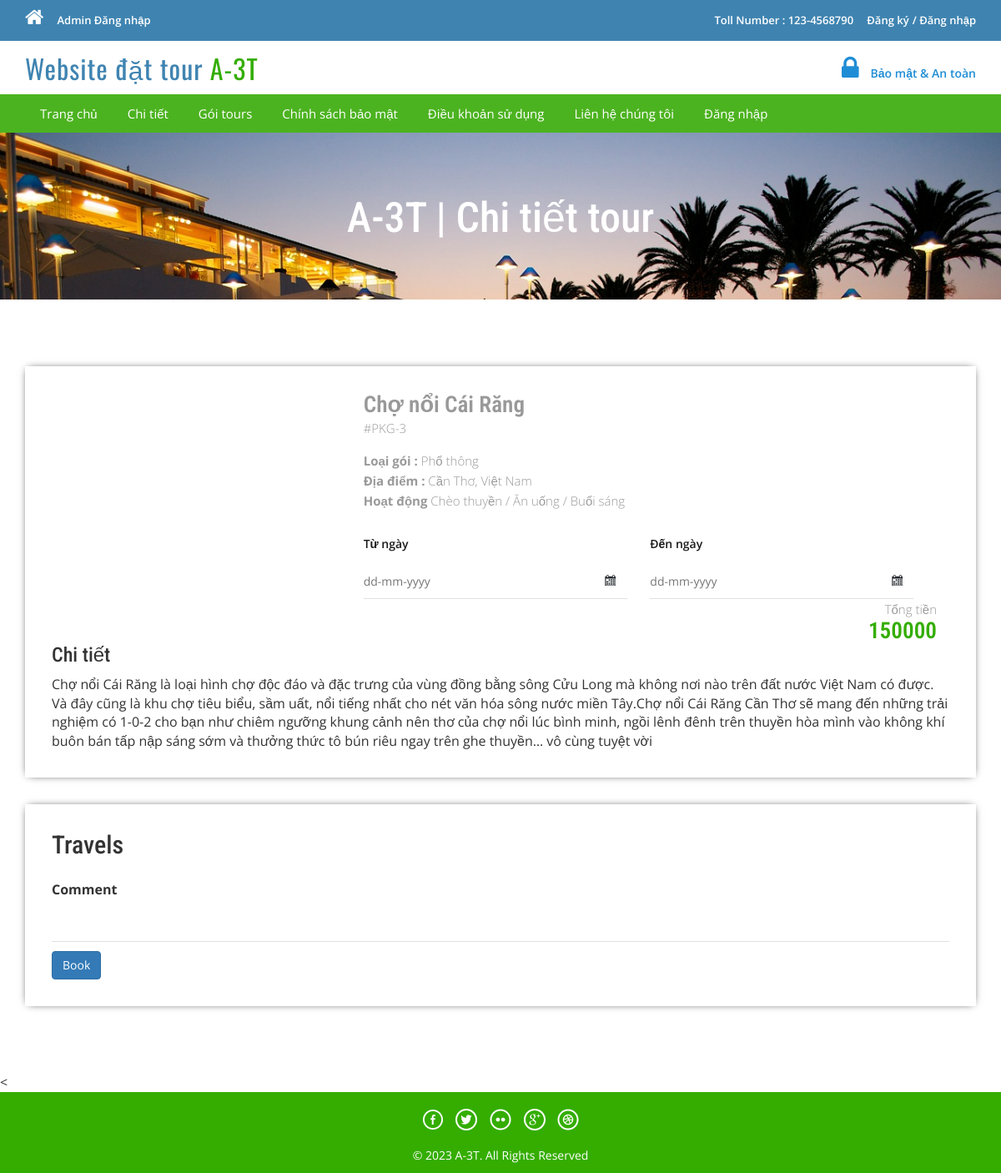
The page /package-details.php?pkgid=3 on the database its author committed.
### tables this page shows
CREATE TABLE `tbltourpackages` (
  `PackageId` int(11) NOT NULL,
  `PackageName` varchar(200) NOT NULL,
  `PackageType` varchar(150) NOT NULL,
  `PackageLocation` varchar(100) NOT NULL,
  `PackagePrice` int(11) NOT NULL,
  `PackageFetures` varchar(255) NOT NULL,
  `PackageDetails` mediumtext NOT NULL,
  `PackageImage` varchar(100) NOT NULL,
  `Creationdate` timestamp NOT NULL DEFAULT current_timestamp(),
  `UpdationDate` timestamp NULL DEFAULT NULL ON UPDATE current_timestamp()
);

### package-details.php (the view, shortened to what this page needs)
<?php
include('includes/config.php');
?>
<!DOCTYPE HTML>
<html>
<head>
<link href="css/bootstrap.css" rel='stylesheet' type='text/css' />
<link href="css/style.css" rel='stylesheet' type='text/css' />
<link href="css/font-awesome.css" rel="stylesheet">
<link href="css/animate.css" rel="stylesheet" type="text/css" media="all">
<link rel="stylesheet" href="css/jquery-ui.css" />
</head>
<body>
<?php include('includes/header.php');?>
<div class="banner-3">
	<div class="container">
		<h1 class="wow zoomIn animated animated" data-wow-delay=".5s" style="visibility: visible; animation-delay: 0.5s; animation-name: zoomIn;"> A-3T  | Chi tiết tour</h1>
	</div>
</div>
<div class="selectroom">
	<div class="container">
<?php
$pid=intval($_GET['pkgid']);
$sql = "SELECT * from tbltourpackages where PackageId=:pid";
$query = $dbh->prepare($sql);
$query -> bindParam(':pid', $pid, PDO::PARAM_STR);
$query->execute();
$results=$query->fetchAll(PDO::FETCH_OBJ);
if($query->rowCount() > 0)
{
foreach($results as $result)
{	?>
<form name="book" method="post">
		<div class="selectroom_top">
			<div class="col-md-4 selectroom_left wow fadeInLeft animated" data-wow-delay=".5s">
			</div>
			<div class="col-md-8 selectroom_right wow fadeInRight animated" data-wow-delay=".5s">
				<h2><?php echo htmlentities($result->PackageName);?></h2>
				<p class="dow">#PKG-<?php echo htmlentities($result->PackageId);?></p>
				<p><b>Loại gói :</b> <?php echo htmlentities($result->PackageType);?></p>
				<p><b>Địa điểm :</b> <?php echo htmlentities($result->PackageLocation);?></p>
					<p><b>Hoạt động</b> <?php echo htmlentities($result->PackageFetures);?></p>
					<div class="ban-bottom">
				<div class="bnr-right">
				<label class="inputLabel">Từ ngày</label>
				<input class="date" id="datepicker" type="text" placeholder="dd-mm-yyyy"  name="fromdate" required="">
			</div>
			<div class="bnr-right">
				<label class="inputLabel">Đến ngày</label>
				<input class="date" id="datepicker1" type="text" placeholder="dd-mm-yyyy" name="todate" required="">
			</div>
			</div>
				<div class="grand">
					<p>Tổng tiền</p>
					<h3><?php echo htmlentities($result->PackagePrice);?></h3>
				</div>
			</div>
		<h3>Chi tiết</h3>
				<p style="padding-top: 1%"><?php echo htmlentities($result->PackageDetails);?> </p>
		</div>
		<div class="selectroom_top">
			<h2>Travels</h2>
			<div class="selectroom-info animated wow fadeInUp animated" data-wow-duration="1200ms" data-wow-delay="500ms" style="visibility: visible; animation-duration: 1200ms; animation-delay: 500ms; animation-name: fadeInUp; margin-top: -70px">
				<ul>
					<li class="spe">
						<label class="inputLabel">Comment</label>
						<input class="special" type="text" name="comment" required="">
					</li>
					<?php if($_SESSION['login'])
					{?>
						<li class="spe" align="center">
					<button type="submit" name="submit2" class="btn-primary btn">Book</button>
						</li>
						<?php } else {?>
							<li class="sigi" align="center" style="margin-top: 1%">
							<a href="#" data-toggle="modal" data-target="#myModal4" class="btn-primary btn" > Book</a></li>
							<?php } ?>
				</ul>
			</div>
		</div>
		</form>
<?php }} ?>
	</div>
</div>
<
<?php include('includes/footer.php');?>
</body>
</html>

### css/style.css (style rules this page uses)
html, body { font-size: 100%; background: #fff; font-family: 'Open Sans', sans-serif; }
body a,.grid_1,plan_1,plan_1.one,plan_1.two,i.icon1, i.icon2, i.icon3, i.icon4, i.icon5, i.icon6 { transition:0.5s all; -webkit-transition:0.5s all; -moz-transition:0.5s all; -o-transition:0.5s all; -ms-transition:0.5s all; }
h1,h2,h3,h4,h5,h6 { margin:0; font-family: 'Roboto Condensed', sans-serif; }
p { margin:0; }
ul { margin:0; padding:0; }
label { margin:0; }
.bnr-right input[type="text"] { width: 95%; color: #9E9E9E; outline: none; font-size: 14px; padding: 10px 10px; border: 1px solid #9E9E9E; -webkit-appearance: none; margin-top: 10px; }
.date { background: url(../images/date-icon.png) no-repeat 95.5% 45% #fff; cursor: pointer; }
.ban-top .inputLabel,.ban-bottom .inputLabel { display: block; font-weight: 600; font-size: 14px; margin-bottom: 5px; color: #191919; }
.bnr-right { float: left; width:50%; }
.ban-bottom { margin-top: 30px; }
.banner-3 { background: url(../images/6.jpg)no-repeat; background-size: cover; -webkit-background-size: cover; -o-background-size: cover; -ms-background-size: cover; -moz-background-size: cover; min-height:200px; }
.banner-3 h1 { font-size: 50px; margin-bottom: 40px; padding: 1.5em 0 0; text-align: center; color: #fff; }
.selectroom { padding: 5em 0 3em; }
.selectroom_top { padding: 2em; box-shadow: 0px 0px 10px -4px #000; margin-bottom: 2em; }
.grand { text-align: right; }
.selectroom_right h2 { font-size: 1.7em; color: #999; font-weight: 600; margin: 0; }
.selectroom_right h3 { font-size: 1.7em; font-weight: 600; color:#34ad00; }
p.dow { font-size: 15px; color: #999; font-weight: 300; line-height: 1.8em; margin-bottom:1em; }
.selectroom_right p { font-size: 15px; line-height: 1.6em; font-weight: 300; color: #999; }
.selectroom-info li { display: inline-block; float: left; }
.selectroom input[type="text"] { width: 92%; color: #9E9E9E; outline: none; font-size: 14px; padding: 10px 0px; border: none; border-bottom:1px solid rgba(0,0,0,.12); -webkit-appearance: none; margin-top: 10px; }
.selectroom-info ul { margin-top: 3em; }
li.spe { width: 100%; margin-top: 3em; }
li.spe input[type="text"] { width: 100%; }

### rows shown on the page
tbltourpackages: PackageName "Chợ nổi Cái Răng", PackageId "3", PackageType "Phổ thông", PackageLocation "Cần Thơ, Việt Nam", PackageFetures "Chèo thuyền / Ăn uống / Buổi sáng", PackagePrice "150000", PackageDetails "Chợ nổi Cái Răng là loại hình chợ độc đáo và đặc trưng của vùng đồng bằng sông Cửu Long mà không nơi nào trên đất nước Việt Nam có được. Và đây cũng là khu chợ tiêu biểu, sầm uất, nổi tiếng nhất cho nét văn hóa sông nước miền Tây.Chợ nổi Cái Răng Cần Thơ sẽ mang đến những trải nghiệm có 1-0-2 cho bạn như chiêm ngưỡng khung cảnh nên thơ của chợ nổi lúc bình minh, ngồi lênh đênh trên thuyền hòa mình vào không khí buôn bán tấp nập sáng sớm và thưởng thức tô bún riêu ngay trên ghe thuyền… vô cùng tuyệt vời"
